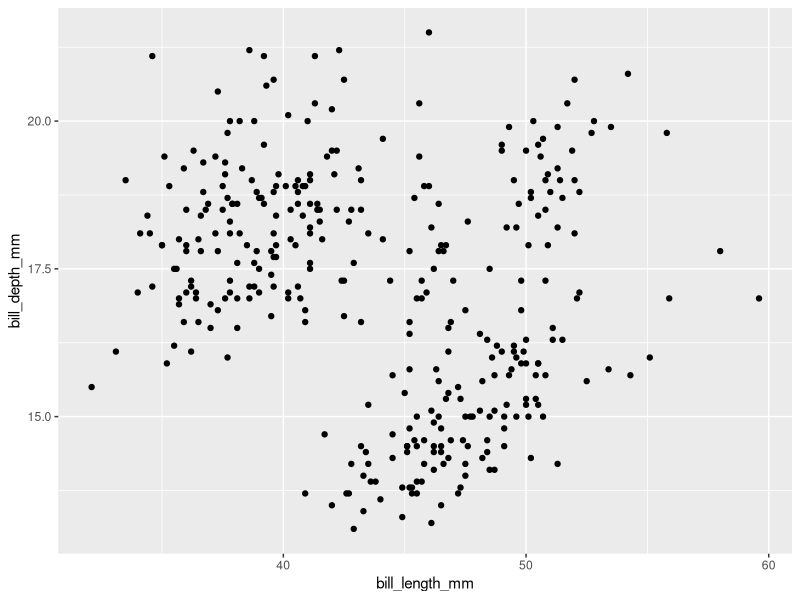
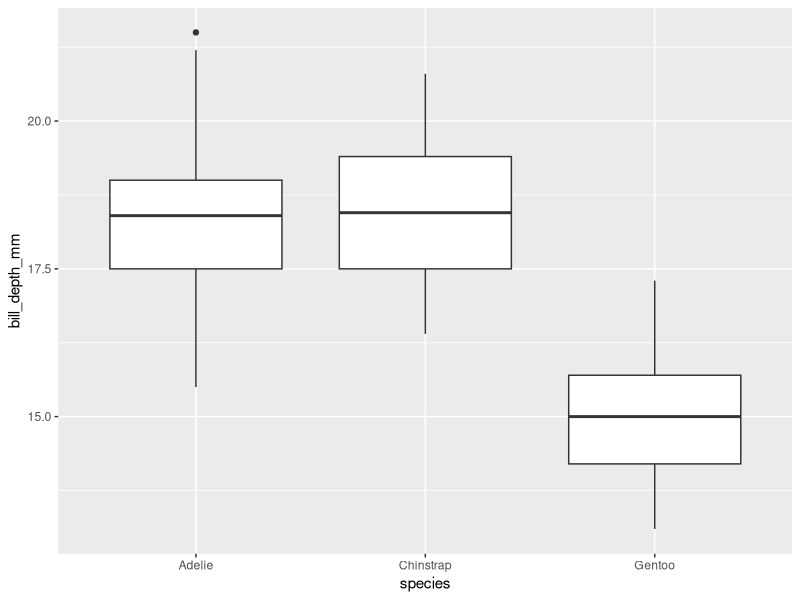
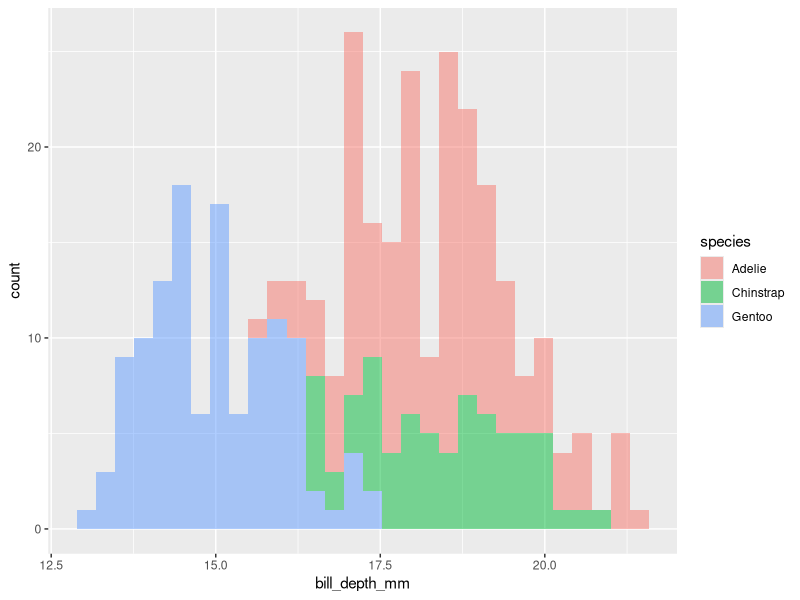
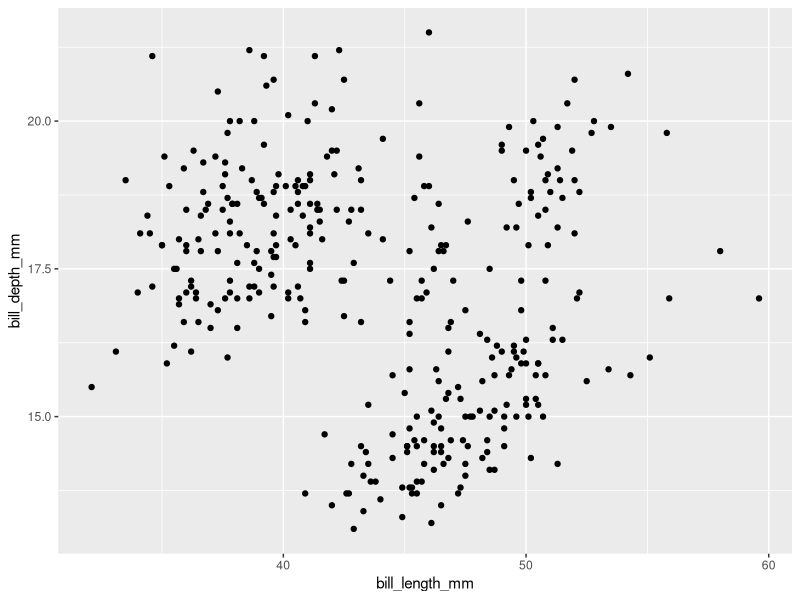
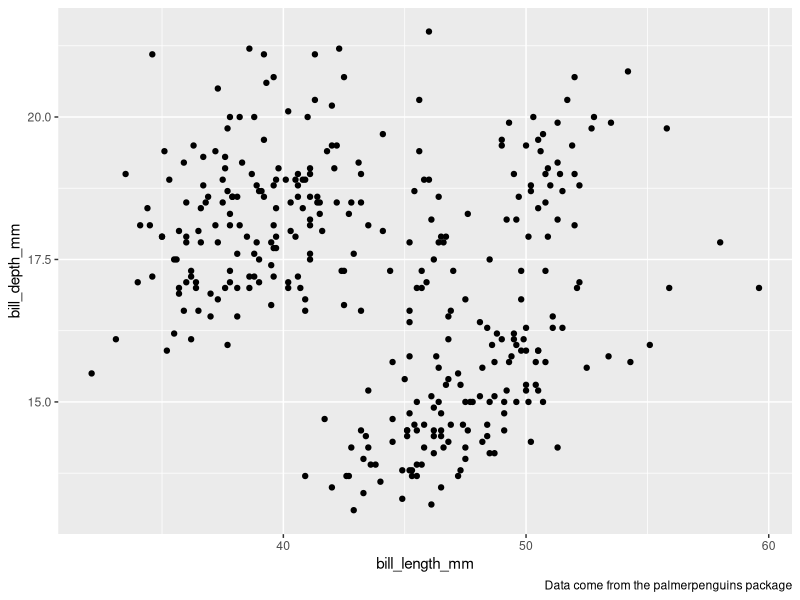
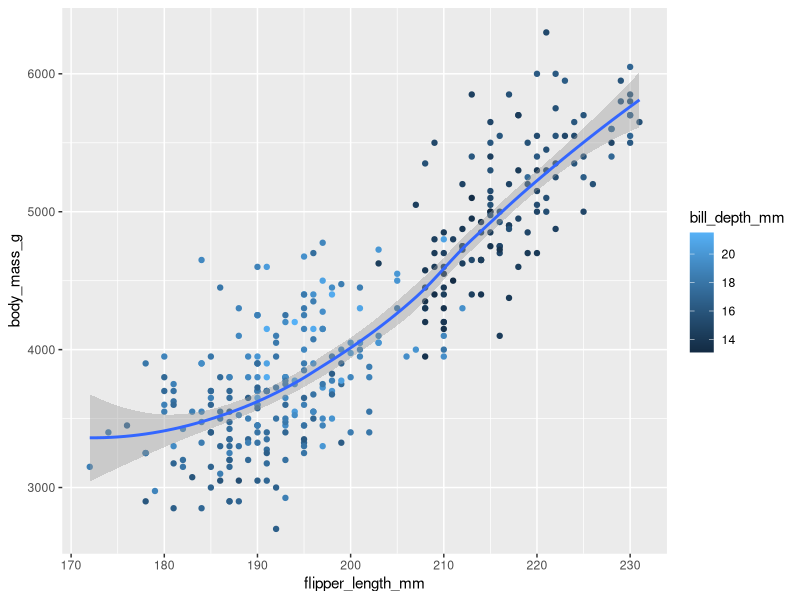
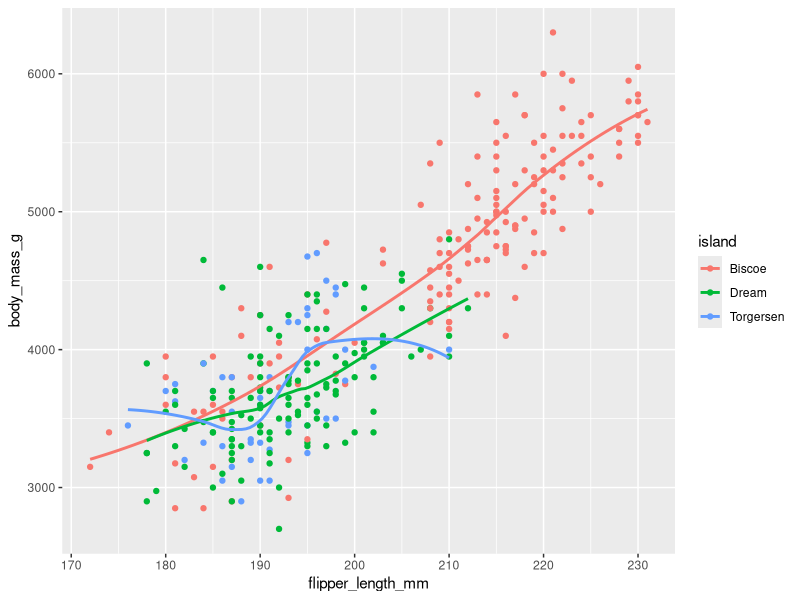
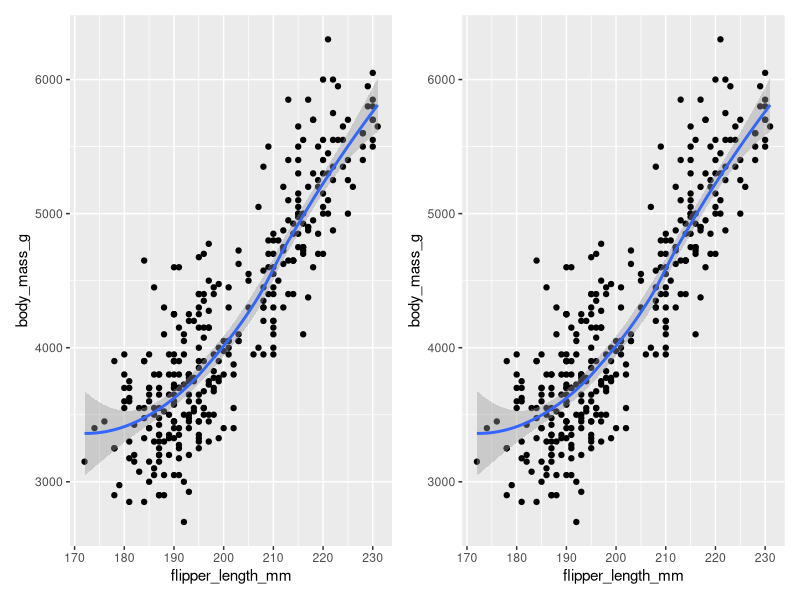

The R source for these figures, in order:
## ---- chunk 1
library(tidyverse)
library(palmerpenguins)
## ---- chunk 2
glimpse(penguins)
## ---- chunk 3
# Using piping
penguins |> nrow()
penguins |> ncol()
# Using functions with arguments
nrow(penguins)
ncol(penguins)
## ---- chunk 4
penguins |>
  ggplot(aes(x = bill_length_mm, y = bill_depth_mm)) +
  geom_point()
## ---- chunk 5
penguins |>
  ggplot(aes(x = species, y = bill_depth_mm)) +
  geom_boxplot()
## ---- chunk 6
penguins |>
  ggplot(aes(fill = species, x = bill_depth_mm)) +
  geom_histogram(alpha = 0.5)
## ---- chunk 7
penguins |>
  ggplot(aes(x = bill_length_mm, y = bill_depth_mm)) +
  geom_point(na.rm = TRUE)
## ---- chunk 8
penguins |>
  ggplot(aes(x = bill_length_mm, y = bill_depth_mm)) +
  geom_point(na.rm = TRUE) +
  labs(caption = "Data come from the palmerpenguins package")
## ---- chunk 9
penguins |>
  ggplot(aes(x = flipper_length_mm, y = body_mass_g)) +
  geom_point(aes(col = bill_depth_mm), na.rm = TRUE) +
  geom_smooth()
## ---- chunk 10
ggplot(
  data = penguins,
  mapping = aes(x = flipper_length_mm, y = body_mass_g, color = island)
) +
  geom_point() +
  geom_smooth(se = FALSE)
## ---- chunk 11
# Here we use patchwork to set the plots next to each other.
library(patchwork)

p1 <- ggplot(
  data = penguins,
  mapping = aes(x = flipper_length_mm, y = body_mass_g)
) +
  geom_point() +
  geom_smooth()

p2 <- ggplot() +
  geom_point(
    data = penguins,
    mapping = aes(x = flipper_length_mm, y = body_mass_g)
  ) +
  geom_smooth(
    data = penguins,
    mapping = aes(x = flipper_length_mm, y = body_mass_g)
  )

p1 + p2
## ---- chunk 12
penguins |>
  ggplot(aes(y = species)) +
  geom_bar()
## ---- chunk 13
library(patchwork)
p1 <- penguins |>
  ggplot(aes(y = species)) +
  geom_bar(col = "red")
p2 <- penguins |>
  ggplot(aes(y = species)) +
  geom_bar(fill = "red")

p1 + p2
## ---- chunk 14
# We import the ggthemes package to get the scale_fill_colorblind
library(ggthemes)
penguins |>
  ggplot(aes(y = species, fill = species)) +
  geom_bar() + 
  scale_fill_colorblind()
## ---- chunk 15
library(patchwork)
p1 <- penguins |>
  ggplot(aes(fill = species, x = bill_depth_mm)) +
  geom_histogram(bins = 50, alpha = 0.5)
p2 <- penguins |>
  ggplot(aes(fill = species, x = bill_depth_mm)) +
  geom_histogram(bins = 10, alpha = 0.5)

p1 + p2
## ---- chunk 16
glimpse(diamonds)
## ---- chunk 17
diamonds |>
  ggplot(aes(x = carat)) +
  geom_histogram()
## ---- chunk 18
diamonds |>
  ggplot(aes(x = carat)) +
  geom_density()
## ---- chunk 19
diamonds |>
  ggplot(aes(x = carat, col = cut)) +
  geom_density() 
## ---- chunk 20
glimpse(mpg)
## ---- chunk 21
mpg |>
  ggplot(aes(x = hwy, y = displ, col = cty, size = cyl)) +
  geom_point()
## ---- chunk 22
mpg |>
  ggplot(aes(x = hwy, y = displ, col = cty, shape = as.factor(cyl))) +
  geom_point()
## ---- chunk 23
mpg |>
  ggplot(aes(x = hwy, y = displ, col = as.factor(cyl), shape = as.factor(cyl))) +
  geom_point()
## ---- chunk 24
penguins |>
  ggplot(aes(x = bill_length_mm, y = bill_depth_mm, col = species)) +
  geom_point()
## ---- chunk 25
penguins |>
  ggplot(aes(x = bill_length_mm, y = bill_depth_mm, col = species)) +
  geom_point() +
  facet_wrap(~species)
## ---- chunk 26
penguins |>
  ggplot(aes(x = bill_length_mm, y = bill_depth_mm, col = species, shape = species)) +
  geom_point() +
  labs(color = "Species",
       shape = "Species")
## ---- chunk 27
library(patchwork)
p1 <- penguins |>
  ggplot(aes(x = island, fill = species)) +
  geom_bar(position = "fill")
p2 <- penguins |>
  ggplot(aes(x = species, fill = island)) +
  geom_bar(position = "fill")

p1 + p2
